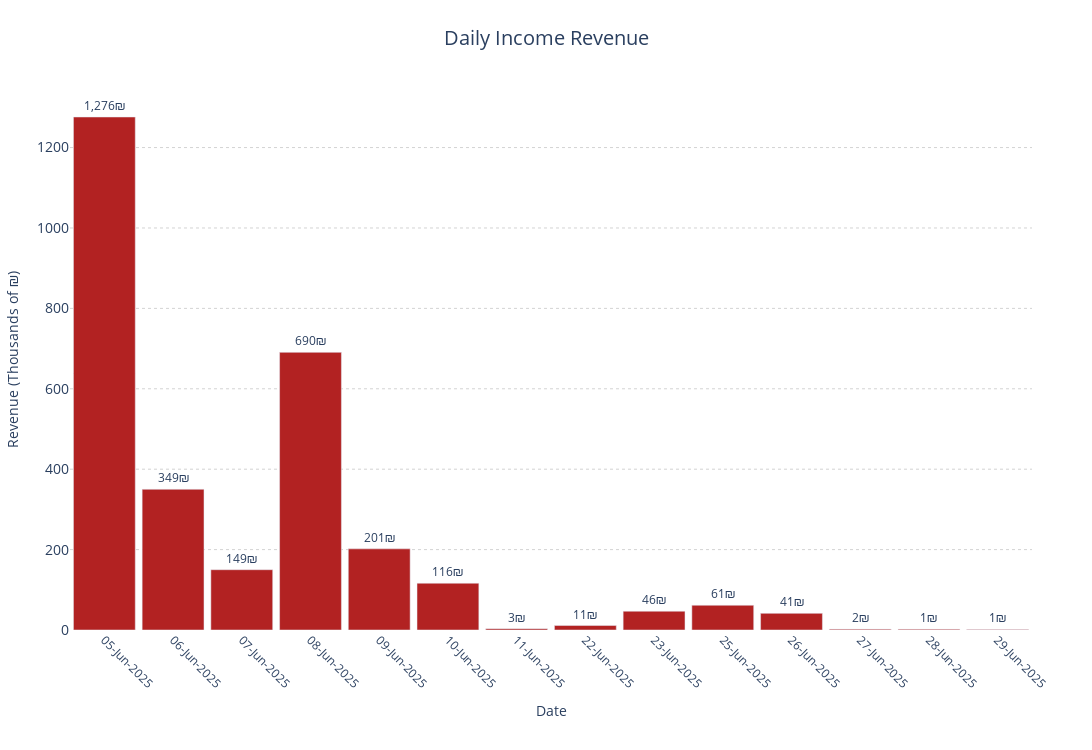

Notebook cell for this chart:
### Code cell
def plot_daily_revenue_readable(df, font_size=12, y_shift=10):
    df = df.copy()

    # Ensure sale_date is datetime if needed
    if not pd.api.types.is_datetime64_any_dtype(df['sale_date']):
        df['sale_date'] = pd.to_datetime(df['sale_date'], errors='coerce')

    # Clean price column
    df = df[pd.to_numeric(df['price'], errors='coerce').notnull()]
    df['price'] = df['price'].astype(float)

    # ✅ Filter out zero-price rows
    df = df[df['price'] > 0]

    # Group by date only
    df['sale_date_only'] = df['sale_date'].dt.date

    daily = (
        df.groupby('sale_date_only')['price']
        .sum()
        .reset_index(name='Total_revenue')
        .sort_values('sale_date_only')
    )

    # Filter from June 5, 2025
    daily = daily[pd.to_datetime(daily['sale_date_only']) >= pd.to_datetime('2025-06-05')]

    # Divide by 1000
    daily['Total_revenue_thousands'] = daily['Total_revenue'] / 1000

    # Extra safeguard
    daily = daily[daily['Total_revenue_thousands'] >= 1].copy()

    # Format labels
    daily['period_label'] = pd.to_datetime(daily['sale_date_only']).dt.strftime('%d-%b-%Y')
    text_annotations = [f"{int(val):,}₪" for val in daily['Total_revenue_thousands']]

    # Plot
    fig = go.Figure()
    fig.add_trace(go.Bar(
        x=daily['period_label'],
        y=daily['Total_revenue_thousands'],
        name='Daily Revenue',
        marker_color='firebrick',
        text=text_annotations,
        textposition='outside',
        textfont=dict(size=font_size)
    ))

    # Layout
    fig.update_layout(
        title=dict(text='Daily Income Revenue', font=dict(size=20), x=0.5),
        xaxis=dict(
            title='Date',
            tickangle=45,
            tickfont=dict(size=12)
        ),

        yaxis=dict(
            title='Revenue (Thousands of ₪)',
            tickfont=dict(size=14),
            gridcolor='lightgrey',
            griddash='dot'
        ),
        bargap=0.1,
        height=750,
        width=1400,
        margin=dict(l=60, r=60, t=90, b=120),
        plot_bgcolor='white',
        paper_bgcolor='white',
        showlegend=False
    )

    fig.show()


# Example call
plot_daily_revenue_readable(perc, font_size=12, y_shift=10)

### Figure 1 — Plotly figure (JSON) as saved in the notebook; plotly's stock layout.template omitted (floating-point values rounded to 4 significant figures)
{"data": [{"marker": {"color": "firebrick"}, "name": "Daily Revenue", "text": ["1,276₪", "349₪", "149₪", "690₪", "201₪", "116₪", "3₪", "11₪", "46₪", "61₪", "41₪", "2₪", "1₪", "1₪"], "textfont": {"size": 12}, "textposition": "outside", "type": "bar", "x": ["05-Jun-2025", "06-Jun-2025", "07-Jun-2025", "08-Jun-2025", "09-Jun-2025", "10-Jun-2025", "11-Jun-2025", "22-Jun-2025", "23-Jun-2025", "25-Jun-2025", "26-Jun-2025", "27-Jun-2025", "28-Jun-2025", "29-Jun-2025"], "y": [1276.0, 350.0, 150.0, 690.6, 201.8, 116.3, 3.36, 11.13, 46.7, 61.48, 41.37, 2.13, 1.89, 1.32]}], "layout": {"bargap": 0.1, "height": 750, "margin": {"b": 120, "l": 60, "r": 60, "t": 90}, "paper_bgcolor": "white", "plot_bgcolor": "white", "showlegend": false, "title": {"font": {"size": 20}, "text": "Daily Income Revenue", "x": 0.5}, "width": 1400, "xaxis": {"tickangle": 45, "tickfont": {"size": 12}, "title": {"text": "Date"}}, "yaxis": {"gridcolor": "lightgrey", "griddash": "dot", "tickfont": {"size": 14}, "title": {"text": "Revenue (Thousands of ₪)"}}}}
